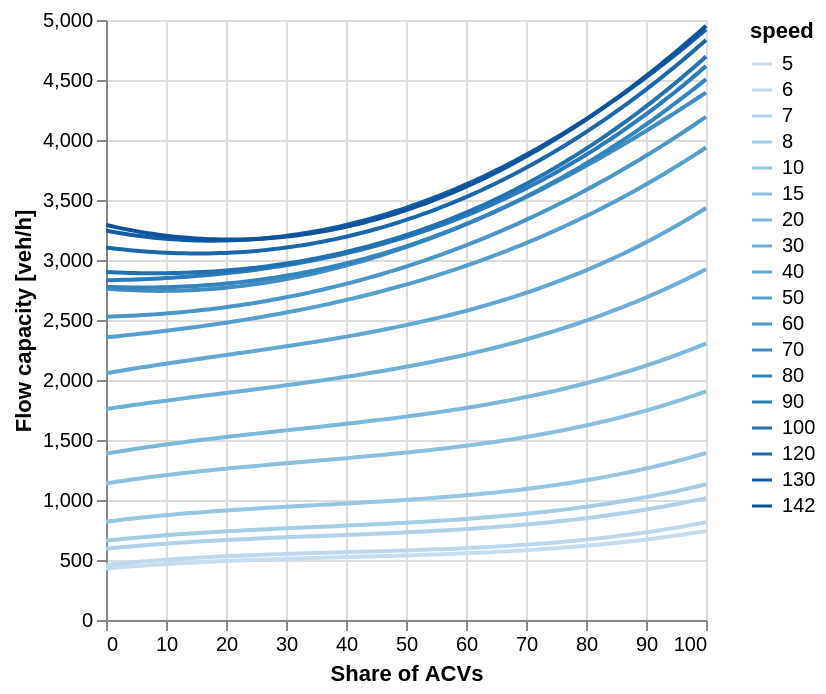

Describe this chart as a Vega-Lite specification.
### Vega-Lite specification from a JSON file in a GitHub repository (floating-point values rounded to 4 significant figures; data arrays with more than 128 entries replaced by an {"elided": "..."} marker saying what was removed)
{"$schema": "https://vega.github.io/schema/vega-lite/v5.json", "width": "container", "data": {"values": {"elided": "1818 records"}, "format": {"parse": {"x": "number"}}}, "mark": "line", "encoding": {"x": {"field": "x", "type": "quantitative", "title": "Share of ACVs"}, "y": {"field": "pred", "type": "quantitative", "title": "Flow capacity [veh/h]", "scale": {"domain": [0, 5000]}}, "color": {"field": "speed", "type": "ordinal", "sort": {}}, "tooltip": [{"field": "speed", "type": "ordinal", "title": "Km/h"}, {"field": "pred", "type": "quantitative", "title": "Veh/h", "format": "d"}]}}
